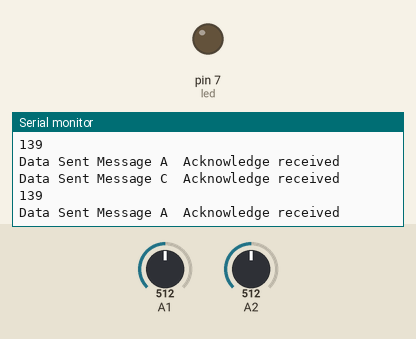
A sketch run on a simulated Arduino Uno, built with avr-gcc and run on an emulated ATmega328P. Shown: output pins drawn as LEDs (lit = HIGH), the last lines printed to the serial monitor. The inputs (shaded band) are chosen by the test bench; at power-on: A1 = 512, A2 = 512. No radio packets arrive unless stated.

Above: at 1.2 s.
1.3 s: A1 set to 361
At 1.32 s:
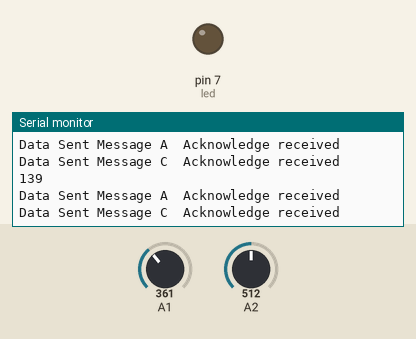
4.3 s: A1 set to 338
At 4.39 s:
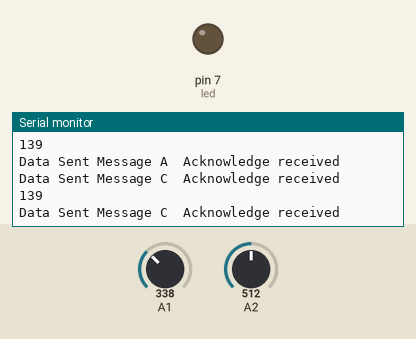
7.3 s: A2 set to 381
At 7.39 s:
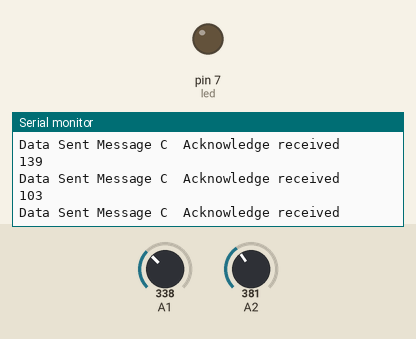
10.3 s: A2 set to 352
At 10.43 s:
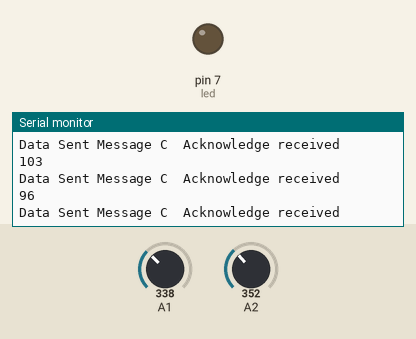
Timing chart, 0 to 12.8 s (numbered marks = the images above; inputs shaded):
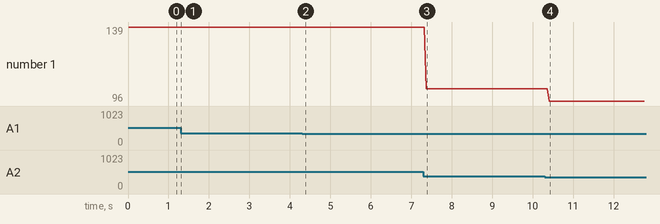

Measured:
- after the input at 7.3 s, the serial monitor: prints a new line after 0.07 s (image 3)
- after the input at 10.3 s, the serial monitor: prints a new line after 0.11 s (image 4)
- plotted number 1: 139 → 103 after the input at 7.3 s, 103 → 96 after the input at 10.3 s

The sketch:

utem_rf_transmisorTX_funcionando.ino
```cpp
//modificado
//TRANSMISOR_TX_RF

// SimpleTx - the master or the transmitter
//https://forum.arduino.cc/index.php?topic=421081.0

/*
ARDUINO->RF
13->SK5(5)
12->MISO(7)
11->MOSI(6)
10->CSN(4)
9->CE(3)

RF->FUENTE EXTERNA
VCC(2)->3.3V
GND(1)->GND

ARDUINO->PROTOBOARD
5->BTN1
7->LED
8->BTN2

*/

#include <SPI.h>
#include <nRF24L01.h>
#include <RF24.h>


#define CE_PIN   9
#define CSN_PIN 10

int ejex;
int eje_y;

const byte slaveAddress[5] = {'R','x','A','A','A'};


RF24 radio(CE_PIN, CSN_PIN); // Create a Radio

char dataToSend[10] = "Message 0";
char txNum = '0';


unsigned long currentMillis;
unsigned long prevMillis;
unsigned long txIntervalMillis = 1000; // send once per second

int btn=5;
int led=7;
bool estado;

int btn2=8;
bool estado2;

const int timeThreshold = 250;
volatile int ISRCounter = 0;
int counter = 0;
volatile int ISRCounter2 = 0;
int counter2 = 0;
long timeCounter = 0;

void setup() {

    Serial.begin(9600);

    Serial.println("SimpleTx Starting");
pinMode(btn,INPUT);
pinMode(led,OUTPUT);
    radio.begin();
    radio.setDataRate( RF24_250KBPS );
    radio.setRetries(3,5); // delay, count
    radio.openWritingPipe(slaveAddress);
}

//====================

void loop() {
ejex=map(analogRead(A1),0,660,0,180);
//Serial.println(angulo);

eje_y=map(analogRead(A2),0,660,0,180);
Serial.println(eje_y);


if(ejex>95||ejex<85){
  if(ejex>95){send1();}
  if(ejex<85){send2();}
}

if(eje_y>95||eje_y<85){
  if(eje_y>95){derecha();}
  if(eje_y<85){izquierda();}
}


//if(digitalRead(btn)){debounceCount();}
//if(digitalRead(btn2)){debounceCount2();}
//
//   if (counter != ISRCounter)
//   {
//    send(); digitalWrite(led,HIGH);
//    counter = ISRCounter;
//    //Serial.println(counter);
//   }
//
//
//      if (counter2 != ISRCounter2)
//   {
//    send2(); digitalWrite(led,HIGH);
//    counter2 = ISRCounter2;
//    //Serial.println(counter);
//   }
//if(estado2==HIGH){send2(); digitalWrite(led,HIGH);delay(50);}
}

//====================

void send1() {

    bool rslt;
dataToSend[8] = 'A';
    rslt = radio.write( &dataToSend, sizeof(dataToSend) );
        // Always use sizeof() as it gives the size as the number of bytes.
        // For example if dataToSend was an int sizeof() would correctly return 2

    Serial.print("Data Sent ");
    Serial.print(dataToSend);
    if (rslt) {
        Serial.println("  Acknowledge received");
        //updateMessage();
    }
    else {
        Serial.println("  Tx failed");
    }
}

void derecha() {

    bool rslt;
dataToSend[8] = 'C';
    rslt = radio.write( &dataToSend, sizeof(dataToSend) );
        // Always use sizeof() as it gives the size as the number of bytes.
        // For example if dataToSend was an int sizeof() would correctly return 2

    Serial.print("Data Sent ");
    Serial.print(dataToSend);
    if (rslt) {
        Serial.println("  Acknowledge received");
        //updateMessage();
    }
    else {
        Serial.println("  Tx failed");
    }
}

void izquierda() {

    bool rslt;
dataToSend[8] = 'D';
    rslt = radio.write( &dataToSend, sizeof(dataToSend) );
        // Always use sizeof() as it gives the size as the number of bytes.
        // For example if dataToSend was an int sizeof() would correctly return 2

    Serial.print("Data Sent ");
    Serial.print(dataToSend);
    if (rslt) {
        Serial.println("  Acknowledge received");
        //updateMessage();
    }
    else {
        Serial.println("  Tx failed");
    }
}


void send2() {

    bool rslt;
dataToSend[8] = 'B';
    rslt = radio.write( &dataToSend, sizeof(dataToSend) );
        // Always use sizeof() as it gives the size as the number of bytes.
        // For example if dataToSend was an int sizeof() would correctly return 2

    Serial.print("Data Sent ");
    Serial.print(dataToSend);
    if (rslt) {
        Serial.println("  Acknowledge received");
        //updateMessage();
    }
    else {
        Serial.println("  Tx failed");
    }
}


//================

void updateMessage() {
        // so you can see that new data is being sent
    txNum += 1;
    if (txNum > '9') {
        txNum = '0';
    }
    dataToSend[8] = txNum;
}

void debounceCount()
{
   if (millis() > timeCounter + timeThreshold)
   {
      ISRCounter++;
      timeCounter = millis();
   }
}

void debounceCount2()
{
   if (millis() > timeCounter + timeThreshold)
   {
      ISRCounter2++;
      timeCounter = millis();
   }
}
```
